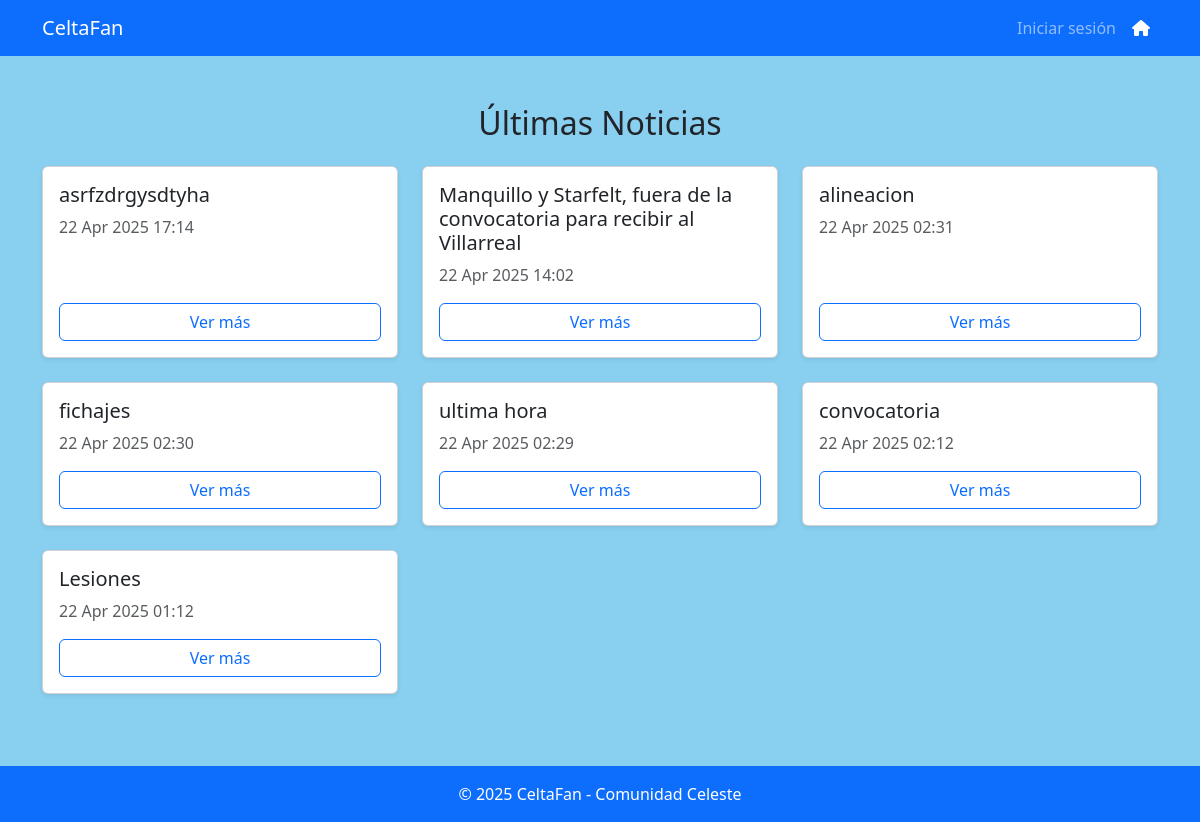
The page /noticias/ on the database as committed earlier.
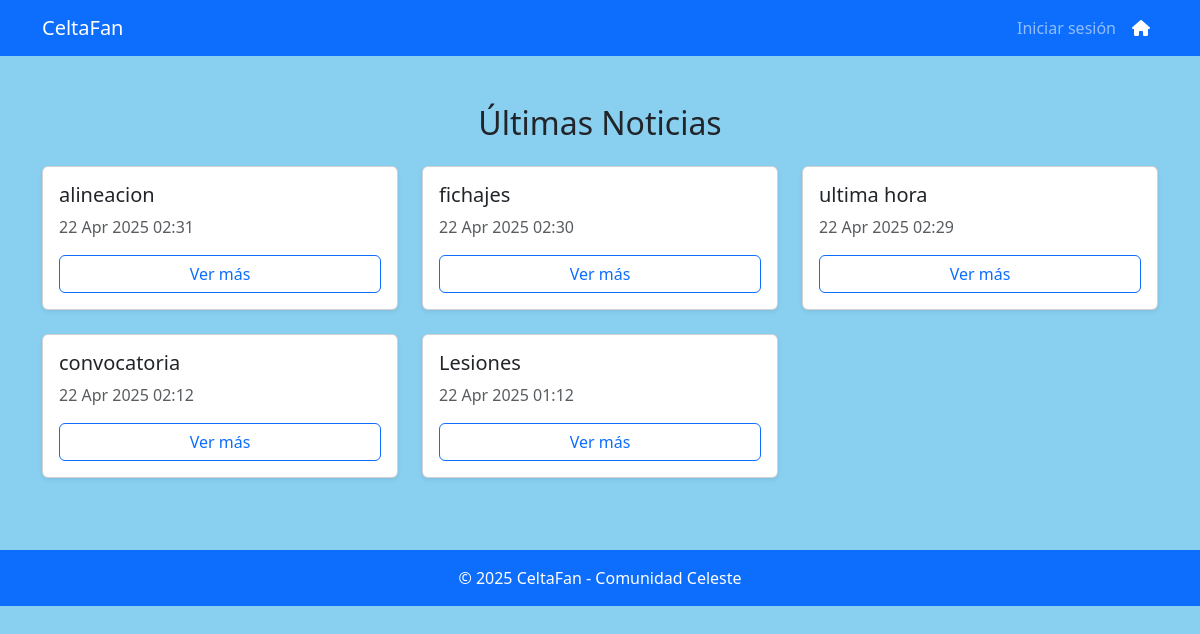
The same page on the database as committed later.
### core/models.py (models this page shows, shortened)
class Noticia(models.Model):
    titulo = models.CharField(max_length=200)
    contenido = models.TextField()
    fecha_publicacion = models.DateTimeField(default=timezone.now)

### core/views.py (the view)
# urls.py: path('noticias/', views.lista_noticias, name='lista_noticias'),
def lista_noticias(request):
    noticias = Noticia.objects.all().order_by('-fecha_publicacion')  # Ordenar por fecha descendente
    return render(request, 'noticias/lista_noticias.html', {'noticias': noticias})

### core/templates/noticias/lista_noticias.html (shortened to what this page needs)
<!DOCTYPE html>
<html lang="es">
<head>
    <link href="https://cdn.jsdelivr.net/npm/bootstrap@5.3.0/dist/css/bootstrap.min.css" rel="stylesheet">
    <link href="https://cdnjs.cloudflare.com/ajax/libs/font-awesome/6.0.0-beta3/css/all.min.css" rel="stylesheet">
</head>
<body style="background-color: #89CFF0;">
    <nav class="navbar navbar-expand-lg navbar-dark bg-primary">
        <div class="container">
            <a class="navbar-brand" href="#">CeltaFan</a>
            <div class="collapse navbar-collapse justify-content-end" id="navbarNav">
                <ul class="navbar-nav">
                    {% if user.is_authenticated %}
                    <li class="nav-item dropdown">
                        <a class="nav-link dropdown-toggle text-white" href="#" id="usuarioDropdown" role="button"
                            data-bs-toggle="dropdown" aria-expanded="false">
                            👤 {{ user.username }}
                        </a>
                        <ul class="dropdown-menu dropdown-menu-end" aria-labelledby="usuarioDropdown">
                            <li><a class="dropdown-item" href="{% url 'perfil' %}">Perfil</a></li>
                            <li>
                                <form method="post" action="{% url 'logout' %}" class="d-inline">
                                    {% csrf_token %}
                                    <button type="submit" class="dropdown-item">Salir</button>
                                </form>
                            </li>
                        </ul>
                    </li>
                    {% else %}
                    <li class="nav-item">
                        <a class="nav-link" href="{% url 'login' %}">Iniciar sesión</a>
                    </li>
                    {% endif %}
                    <li class="nav-item">
                        <a class="nav-link text-white" href="{% url 'home' %}">
                            <i class="fas fa-home"></i>
                        </a>
                    </li>
                </ul>
            </div>
        </div>
    </nav>
    <div class="container py-5">
        <h2 class="mb-4 text-center">Últimas Noticias</h2>
        <div class="row">
            {% for noticia in noticias %}
            <div class="col-sm-12 col-md-6 col-lg-4 mb-4">
                <div class="card h-100 shadow-sm">
                    <div class="card-body d-flex flex-column">
                        <h5 class="card-title">{{ noticia.titulo }}</h5>
                        <p class="text-muted mb-3">{{ noticia.fecha_publicacion|date:"d M Y H:i" }}</p>
                        <a href="{% url 'detalle_noticia' noticia.id %}" class="btn btn-outline-primary mt-auto">Ver
                            más</a>
                    </div>
                </div>
            </div>
            {% endfor %}
        </div>
    </div>
    <footer class="bg-primary text-white text-center py-3 mt-auto">
        &copy; 2025 CeltaFan - Comunidad Celeste
    </footer>
</body>
</html>

Rows that differ between the two databases and show on the page:
removed Noticia: titulo "asrfzdrgysdtyha", fecha_publicacion "22 Apr 2025 17:14"
removed Noticia: titulo "Manquillo y Starfelt, fuera de la convocatoria para recibir al Villarreal", fecha_publicacion "22 Apr 2025 14:02"
